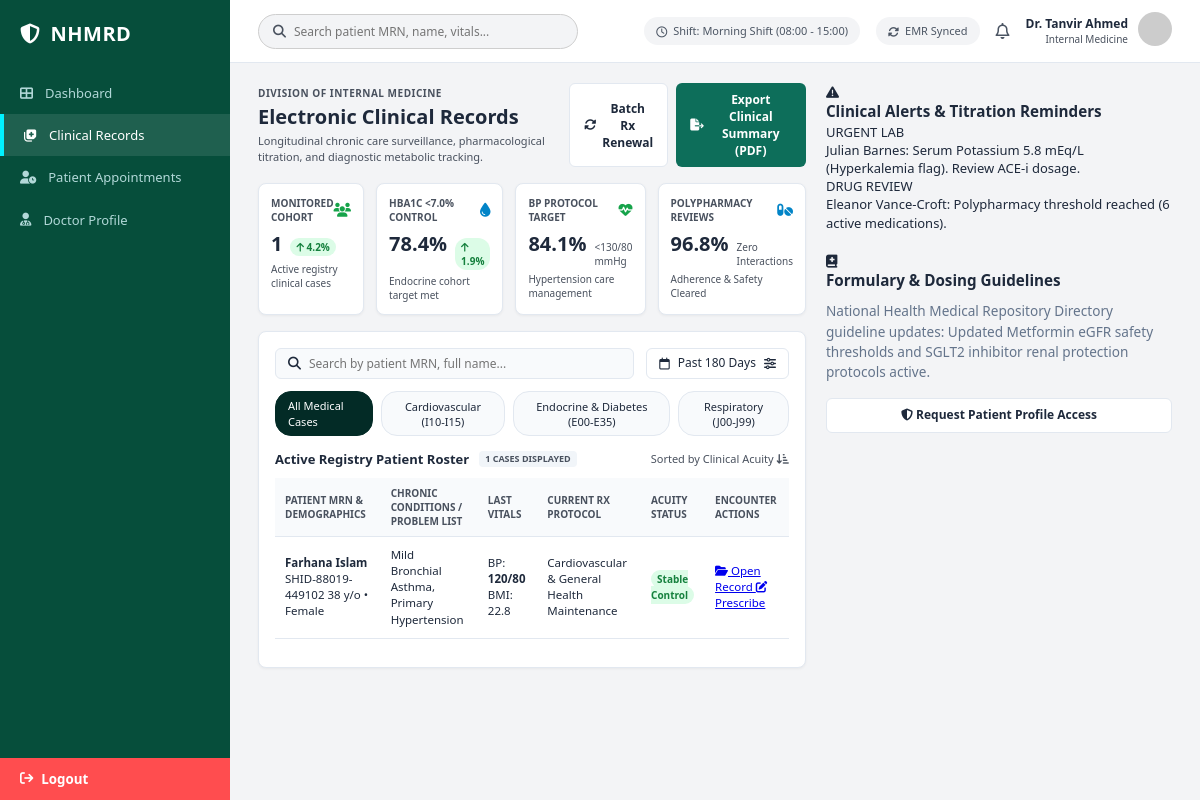
Page /php/doctor-panel/doctor-clinical-service-records.php on the committed database.
### tables this page shows
CREATE TABLE doctors (
  doctor_id                 BIGINT AUTO_INCREMENT PRIMARY KEY,
  user_id                   BIGINT NOT NULL UNIQUE,
  full_name                 VARCHAR(150) NOT NULL,
  doctor_type               ENUM('physician','surgeon','intern') NOT NULL DEFAULT 'physician',
  bmdc_registration_no      VARCHAR(50)  UNIQUE,              
  nid                       VARCHAR(30)  UNIQUE,
  dob                       DATE,
  gender                    ENUM('male','female','other'),
  primary_specialty_id      INT NULL,
  qualifications            VARCHAR(255),                     
  graduating_institution    VARCHAR(255),
  affiliated_university     VARCHAR(255),
  final_exam_session        VARCHAR(100),                     
  mbbs_roll_number          VARCHAR(50),
  student_bmdc_id           VARCHAR(50),
  license_issue_date        DATE,
  license_expiry_date       DATE,
  practicing_scope          VARCHAR(150),                     
  authorizing_registrar     VARCHAR(150),
  hospital_id               BIGINT NULL,                      
  designation               VARCHAR(150),                     
  years_experience          SMALLINT DEFAULT 0,
  shift_schedule            VARCHAR(150),                     
  duty_status               ENUM('on_duty','off_duty','leave') DEFAULT 'off_duty',
  leave_return_date         DATE NULL,
  phone                     VARCHAR(30),
  email                     VARCHAR(150),
  photo_url                 VARCHAR(500),
  biometric_verified        TINYINT(1) DEFAULT 0,
  verification_status       ENUM('pending','verified','flagged') DEFAULT 'pending',
  status                    ENUM('active','inactive') DEFAULT 'active',
  created_at                DATETIME NOT NULL DEFAULT CURRENT_TIMESTAMP,
  updated_at                DATETIME NOT NULL DEFAULT CURRENT_TIMESTAMP ON UPDATE CURRENT_TIMESTAMP,
  CONSTRAINT fk_doctor_user FOREIGN KEY (user_id) REFERENCES users(user_id) ON DELETE CASCADE,
  CONSTRAINT fk_doctor_specialty FOREIGN KEY (primary_specialty_id) REFERENCES specialties(specialty_id),
  CONSTRAINT fk_doctor_hospital FOREIGN KEY (hospital_id) REFERENCES hospitals(hospital_id),
  KEY idx_doctor_type (doctor_type)
);

CREATE TABLE specialties (
  specialty_id  INT AUTO_INCREMENT PRIMARY KEY,
  name          VARCHAR(150) NOT NULL UNIQUE           
);

CREATE TABLE patients (
  patient_id                BIGINT AUTO_INCREMENT PRIMARY KEY,
  user_id                   BIGINT NULL UNIQUE,                
  full_name                 VARCHAR(150) NOT NULL,
  nid                       VARCHAR(30)  UNIQUE,               
  crvs_token                VARCHAR(50)  UNIQUE,               
  dob                       DATE NOT NULL,
  gender                    ENUM('male','female','intersex_other') NOT NULL,
  blood_group               ENUM('A+','A-','B+','B-','AB+','AB-','O+','O-') NULL,
  health_card_no            VARCHAR(50) UNIQUE,                
  birth_hospital_id         BIGINT NULL,
  registering_hospital_id   BIGINT NULL,                       
  phone                     VARCHAR(30),
  alt_phone                 VARCHAR(30),
  email                     VARCHAR(150),
  address                   VARCHAR(500),
  province                  VARCHAR(150),
  postal_code               VARCHAR(20),
  emergency_contact_name    VARCHAR(150),
  emergency_contact_relation VARCHAR(100),
  emergency_contact_phone   VARCHAR(30),
  height_cm                 DECIMAL(5,1),
  weight_kg                 DECIMAL(5,1),
  blood_pressure            VARCHAR(20),                       
  bmi                       DECIMAL(4,1),
  vitals_last_synced_at     DATETIME NULL,
  nid_verification_status   ENUM('unverified','biometric_verified','crvs_certified') DEFAULT 'unverified',
  smart_health_id_issued    TINYINT(1) DEFAULT 0,
  status                    ENUM('active','inactive','deceased') DEFAULT 'active',
  registered_by_executive_id BIGINT NULL,
  created_at                DATETIME NOT NULL DEFAULT CURRENT_TIMESTAMP,
  updated_at                DATETIME NOT NULL DEFAULT CURRENT_TIMESTAMP ON UPDATE CURRENT_TIMESTAMP,
  CONSTRAINT fk_patient_user FOREIGN KEY (user_id) REFERENCES users(user_id) ON DELETE SET NULL,
  CONSTRAINT fk_patient_birth_hosp FOREIGN KEY (birth_hospital_id) REFERENCES hospitals(hospital_id),
  CONSTRAINT fk_patient_reg_hosp FOREIGN KEY (registering_hospital_id) REFERENCES hospitals(hospital_id),
  CONSTRAINT fk_patient_executive FOREIGN KEY (registered_by_executive_id) REFERENCES medical_executives(executive_id),
  KEY idx_patient_blood (blood_group),
  KEY idx_patient_status (status)
);

### public_html/php/doctor-panel/doctor-clinical-service-records.php (the view, shortened to what the rows shown need)
<?php
require_once __DIR__ . '/doctor_bootstrap.php';
$query = "
    SELECT
        p.patient_id,
        p.full_name,
        p.health_card_no,
        p.gender,
        p.dob,
        p.blood_pressure,
        p.bmi,
        p.status AS patient_status,
        (
            SELECT GROUP_CONCAT(condition_name SEPARATOR ', ')
            FROM patient_chronic_conditions
            WHERE patient_id = p.patient_id
        ) AS chronic_conditions,
        (
            SELECT title
            FROM prescriptions
            WHERE patient_id = p.patient_id
            ORDER BY created_at DESC
            LIMIT 1
        ) AS latest_rx_title
    FROM patients p
";
$params = [];
$query .= " ORDER BY p.patient_id ASC LIMIT 20";
$stmtPatients = $pdo->prepare($query);
$stmtPatients->execute($params);
$rosterPatients = $stmtPatients->fetchAll();
?>
<!DOCTYPE html>
<html lang="en">
<head>
  <link rel="stylesheet" href="/public_html/assets/css/doctor-panel/doctor-clinical-service-records.css">
  <link rel="stylesheet" href="/public_html/assets/css/doctor-panel/features/doctor-header.css">
  <link rel="stylesheet" href="/public_html/assets/css/default-structure.css">
  <link rel="stylesheet" href="https://cdnjs.cloudflare.com/ajax/libs/font-awesome/6.4.0/css/all.min.css">
</head>
<body>
  <div class="app-container">
    <div class="main-wrapper">
      <header class="doc-header">
        <div class="header-right">
          <div class="header-status-pill">
            <i class="fa-regular fa-clock"></i>
            <span>Shift: <?= htmlspecialchars($doctorShift) ?></span>
          </div>
          <a href="doctor-profile.php" class="doctor-profile-badge" style="text-decoration:none; color:inherit;">
            <div class="doctor-info-text">
              <span class="doctor-name"><?= htmlspecialchars($doctorName) ?></span>
              <span class="doctor-dept"><?= htmlspecialchars($doctorSpecialty) ?></span>
            </div>
          </a>
        </div>
      </header>
      <main class="content-body">
        <div class="clinical-records-grid">
          <div class="primary-column">
            <div class="page-title-section">
              <div class="title-text">
                <span class="section-subtitle">DIVISION OF <?= strtoupper(htmlspecialchars($doctorSpecialty)) ?></span>
                <h1>Electronic Clinical Records</h1>
                <p>Longitudinal chronic care surveillance, pharmacological titration, and diagnostic metabolic tracking.</p>
              </div>
            </div>
            <div class="records-table-container">
              <table class="roster-table">
                <thead>
                  <tr>
                    <th>PATIENT MRN &amp; DEMOGRAPHICS</th>
                    <th>CHRONIC CONDITIONS / PROBLEM LIST</th>
                    <th>LAST VITALS</th>
                    <th>CURRENT RX PROTOCOL</th>
                    <th>ACUITY STATUS</th>
                    <th class="text-right">ENCOUNTER ACTIONS</th>
                  </tr>
                </thead>
                <tbody>
                  <?php foreach ($rosterPatients as $p):
                    $age = !empty($p['dob']) ? (date('Y') - (int)date('Y', strtotime($p['dob']))) : 36;
                    $gender = ucfirst($p['gender'] ?? 'Female');
                  ?>
                    <tr>
                      <td>
                        <div class="pat-identity">
                          <strong class="pat-name"><?= htmlspecialchars($p['full_name']) ?></strong>
                          <span class="pat-mrn"><?= htmlspecialchars($p['health_card_no'] ?: 'MRN-#' . $p['patient_id']) ?></span>
                          <span class="pat-sub"><?= $age ?> y/o &bull; <?= $gender ?></span>
                        </div>
                      </td>
                      <td>
                        <div class="problem-list">
                          <span class="condition-tag">
                            <?= htmlspecialchars($p['chronic_conditions'] ?: 'Routine Primary Surveillance') ?>
                          </span>
                        </div>
                      </td>
                      <td>
                        <div class="vitals-mini">
                          <span>BP: <strong><?= htmlspecialchars($p['blood_pressure'] ?: '120/80') ?></strong></span>
                          <span>BMI: <?= htmlspecialchars($p['bmi'] ?: '22.4') ?></span>
                        </div>
                      </td>
                      <td>
                        <div class="rx-summary">
                          <span><?= htmlspecialchars($p['latest_rx_title'] ?: 'Standard Titration Protocol') ?></span>
                        </div>
                      </td>
                      <td>
                        <span class="status-pill-green">Stable Control</span>
                      </td>
                      <td class="text-right">
                        <div class="table-actions">
                          <a href="patient-medical-profile.php?patient_id=<?= (int)$p['patient_id'] ?>" class="btn-table-action" title="View Patient Profile">
                            <i class="fa-solid fa-folder-open"></i> Open Record
                          </a>
                          <a href="new-prescription-form.php?patient_id=<?= (int)$p['patient_id'] ?>" class="btn-table-action action-primary" title="Prescribe">
                            <i class="fa-solid fa-pen-to-square"></i> Prescribe
                          </a>
                        </div>
                      </td>
                    </tr>
                  <?php endforeach; ?>
                </tbody>
              </table>
            </div>
          </div>
        </div>
      </main>
    </div>
  </div>
</body>
</html>

### rows in the picture
doctors: shift_schedule "Morning Shift (08:00 - 15:00)", full_name "Dr. Tanvir Ahmed", primary_specialty.name "Internal Medicine", primary_specialty.name "INTERNAL MEDICINE"
patients: full_name "Farhana Islam", health_card_no "SHID-88019-449102", dob "38", gender "Female", chronic_conditions "Mild Bronchial Asthma, Primary Hypertension", blood_pressure "120/80", bmi "22.8", latest_rx_title "Cardiovascular & General Health Maintenance"

### other values in the picture
$cohortCount "1"
count($rosterPatients) "1"
